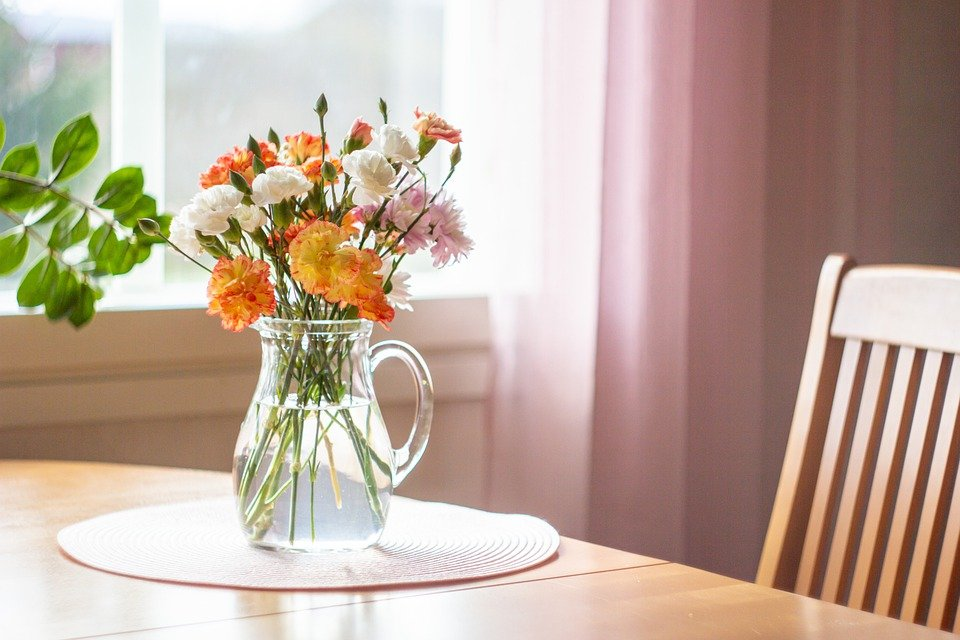
#> input picture 4Y1S Lab/Complete Task/1810276140/123.jpg, 960 x 640 px, found by its file name
$ python Task1.py
#> lines starting #> are read from the running program, lines starting #| are printed output that depends on the picture; after the words box and inside, x2 and y2 are one past the last pixel; in counts of white or black regions, pixels touching at a corner belong together
# import
import cv2
import matplotlib.pyplot as plt
import numpy as np


# image
img_path = "C:/Users/acer/Desktop/Waterfall/Digital_Image_Processing/123.jpg"
# print(img_path)
rgb_img = plt.imread(img_path)
#> rgb_img is the input picture: shape (640, 960, 3); mean R, G, B 191.8, 170.9, 156.7
# print(rgb_img.shape)

# image convertion GRB to GRAY
gray = cv2.cvtColor(rgb_img,cv2.COLOR_RGB2GRAY)
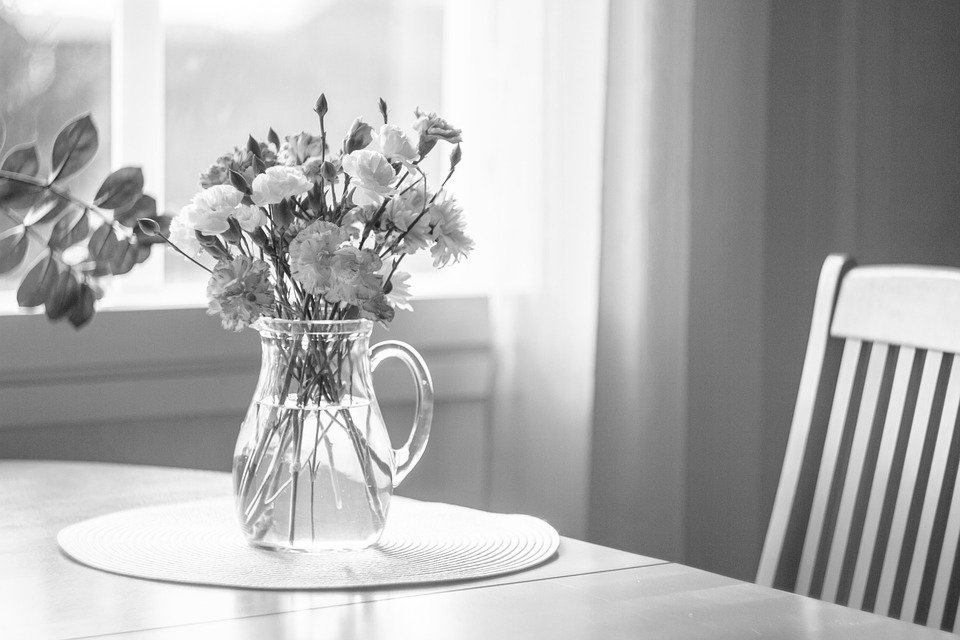
#> gray: shape (640, 960); min 16, max 255, mean 175.5
print(gray.shape)
#| (640, 960)

# image convertion RGB to BINARY
binary = cv2.threshold(gray,127,255,cv2.THRESH_BINARY)[1]
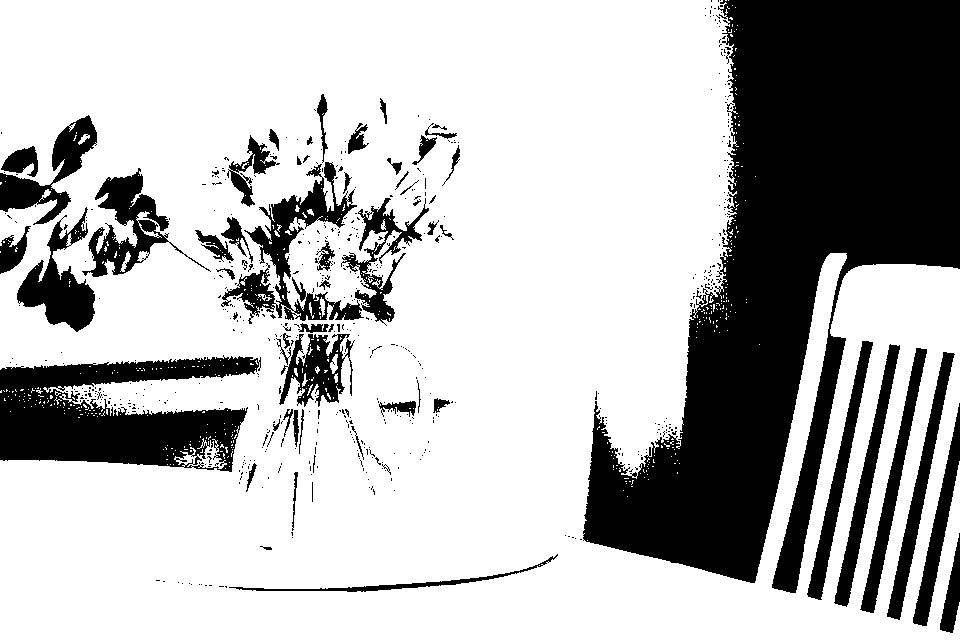
#> binary: shape (640, 960); 71.6% white; 614 black regions (554 under 20 px), largest, box (x1, y1, x2, y2) and area: (583, 0, 960, 593) 107270, (0, 355, 261, 472) 18319, (221, 162, 364, 324) 6058


# demo practice
# figure = plt.figure(figsize=(20,20))
# plt.subplot(321)
# plt.imshow(binary,cmap='gray')


kernel = np.ones((10,10), np.uint16)
# kernel = np.ones((10,10), np.uint8)
print(kernel)


rgb_erosion = cv2.erode(rgb_img,kernel,iterations=1)
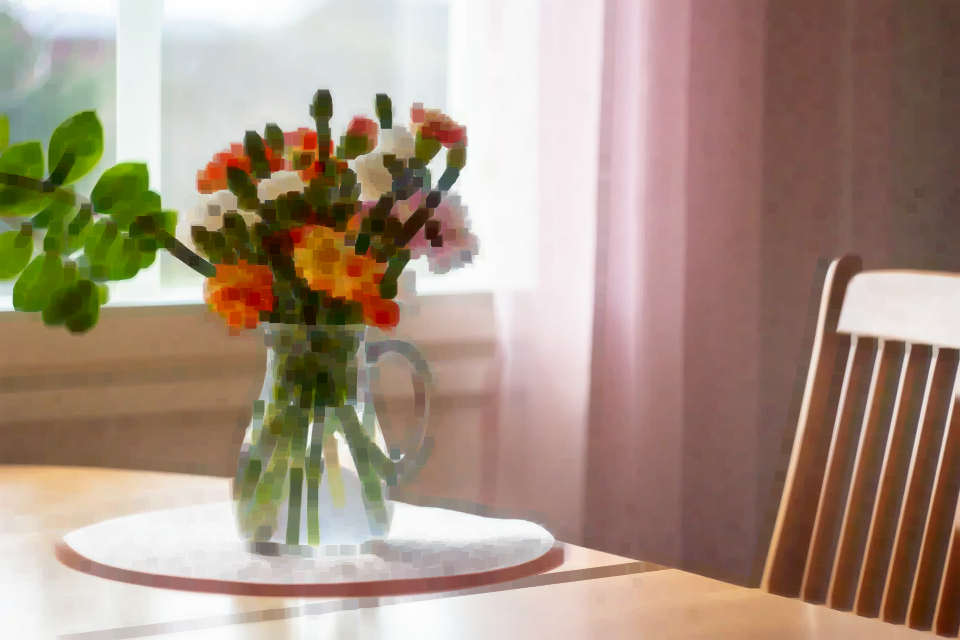
#> rgb_erosion: shape (640, 960, 3); mean R, G, B 168, 146.7, 130.6
# figure = plt.figure(figsize=(20,20))
# plt.subplot(321)
# plt.imshow(binary,cmap='gray')

bin_erosion = cv2.erode(binary, kernel, iterations=1)
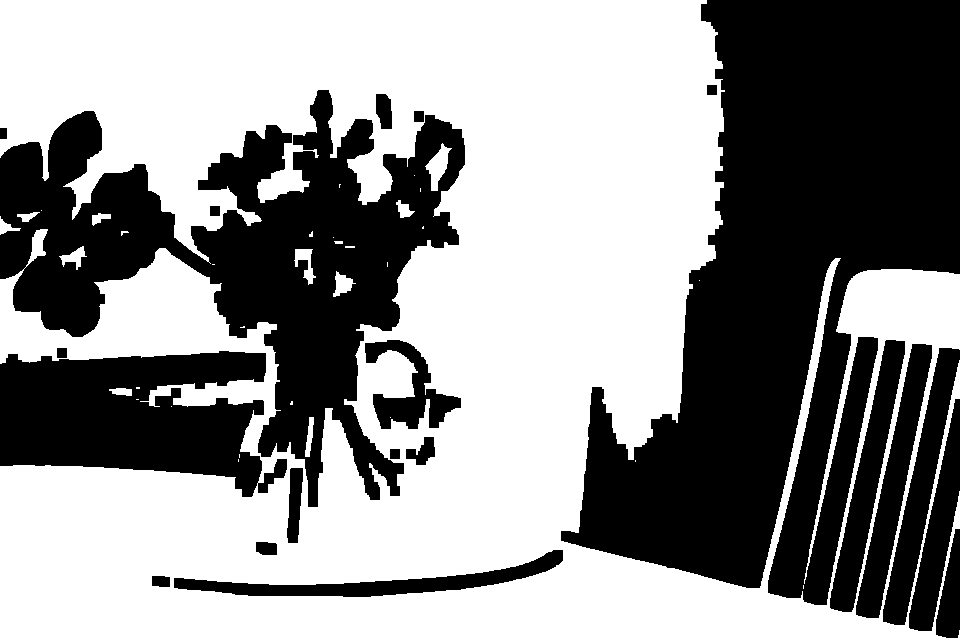
#> bin_erosion: shape (640, 960); 56.5% white; 21 black regions, largest, box (x1, y1, x2, y2) and area: (561, 0, 960, 605) 129321, (0, 90, 465, 507) 73328, (0, 351, 287, 497) 27863

rgb_dilation = cv2.dilate(rgb_img, kernel, iterations=1)
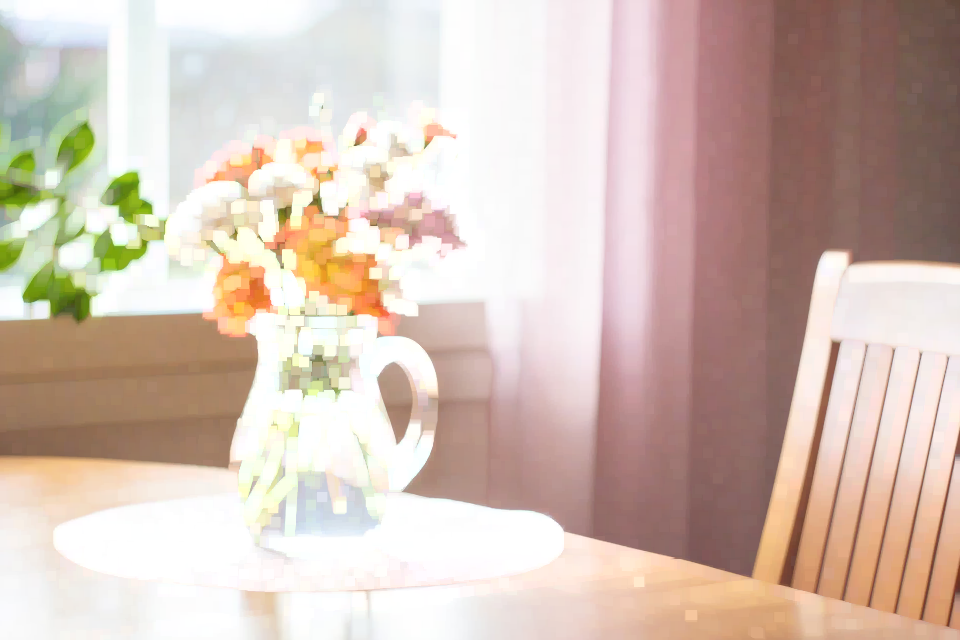
#> rgb_dilation: shape (640, 960, 3); mean R, G, B 211.4, 192.1, 181

bin_dilation = cv2.dilate(binary, kernel, iterations=1)
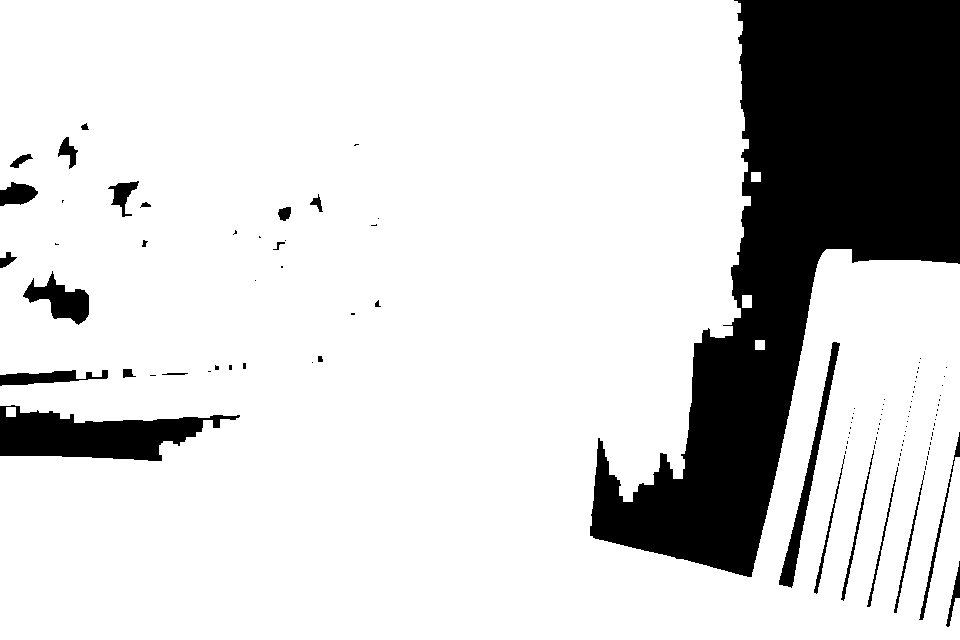
#> bin_dilation: shape (640, 960); 82.7% white; 106 black regions (80 under 20 px), largest, box (x1, y1, x2, y2) and area: (590, 0, 960, 577) 89930, (0, 405, 240, 461) 7542, (779, 342, 840, 588) 2085

figure = plt.figure(figsize=(20,20))
# plt.subplot(321)
# plt.imshow(rgb_erosion,cmap='gray')

img_set = [rgb_img, binary, rgb_erosion, bin_erosion, rgb_dilation, bin_dilation]
title_set = ['RGB IMAGE', 'BINARY IMAGE','RGB EROSION', 'BINARY EROSION','RGB DILATION', 'BINARY DILATION']

n = len(img_set)
#> n = 6
a = 3 # col
b = 2 # row
for i in range(n):
    img = img_set[i]
    channel = len(img.shape)

    plt.subplot(a,b,i+1)
    if channel == 3:
        plt.imshow(img_set[i]) # RGB Image
    else:
        plt.imshow(img_set[i], cmap='gray') # For gray and binary image
    plt.title(title_set[i]) # Title

# For saving the figure
plt.savefig('output_figure.jpg')

$ run again, with 4Y1S Lab/Complete Task/1810276140/flower.jpg copied over 4Y1S Lab/Complete Task/1810276140/123.jpg
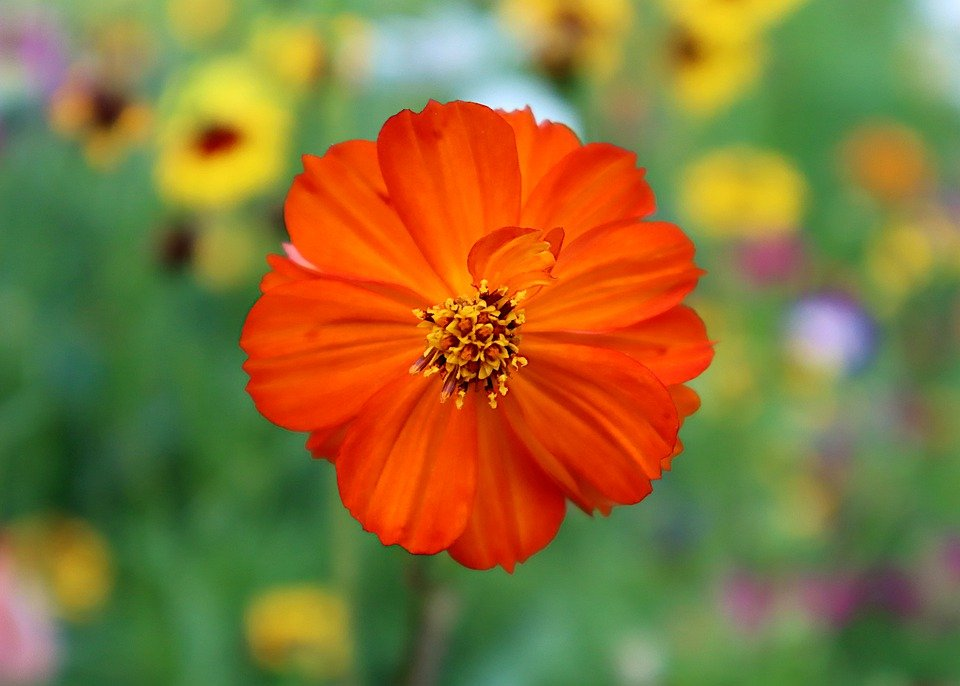
#> input picture 4Y1S Lab/Complete Task/1810276140/flower.jpg, 960 x 686 px, found by its file name
#> rgb_img is the input picture: shape (686, 960, 3); mean R, G, B 137.1, 116.5, 57.2
#| (686, 960)
#> `binary = cv2.threshold(gray,127,255,cv2.THRESH_BINARY)[1]`:
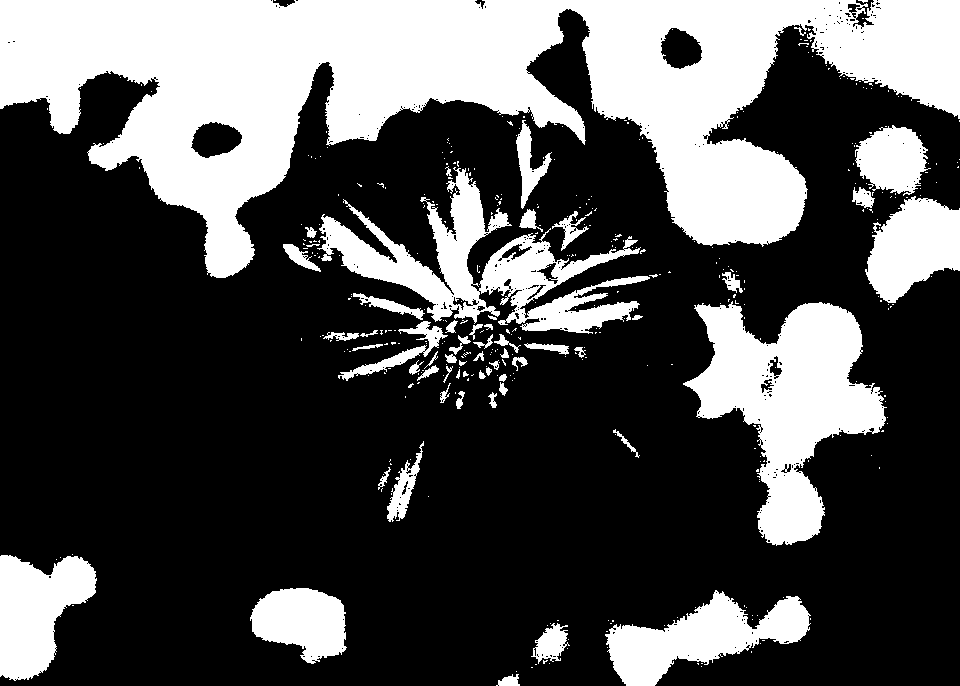
#> binary: shape (686, 960); 31.6% white; 398 white regions (341 under 20 px), largest, box (x1, y1, x2, y2) and area: (0, 0, 960, 278) 124642, (683, 301, 887, 546) 23900, (317, 167, 650, 334) 17078
#> bin_erosion: shape (686, 960); 22.7% white; 31 white regions (11 under 20 px), largest, box (x1, y1, x2, y2) and area: (0, 0, 836, 274) 96560, (697, 308, 880, 465) 14322, (822, 0, 960, 111) 9051
#> `bin_dilation = cv2.dilate(binary, kernel, iterations=1)`:
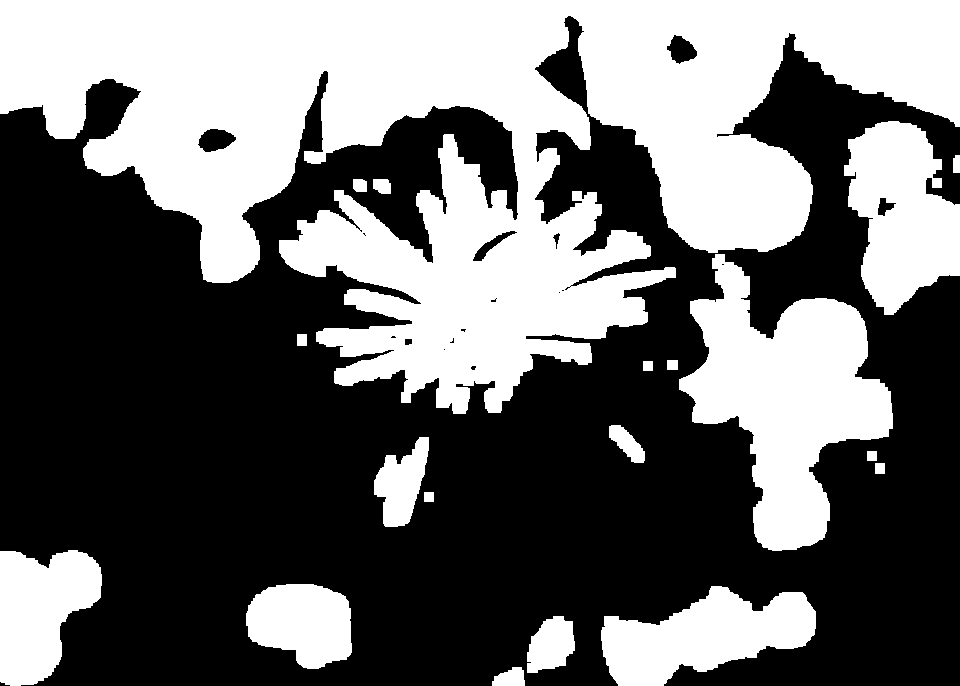
#> bin_dilation: shape (686, 960); 42.4% white; 19 white regions, largest, box (x1, y1, x2, y2) and area: (0, 0, 960, 414) 195986, (679, 254, 893, 551) 31542, (844, 121, 960, 315) 15010
#> n = 6
